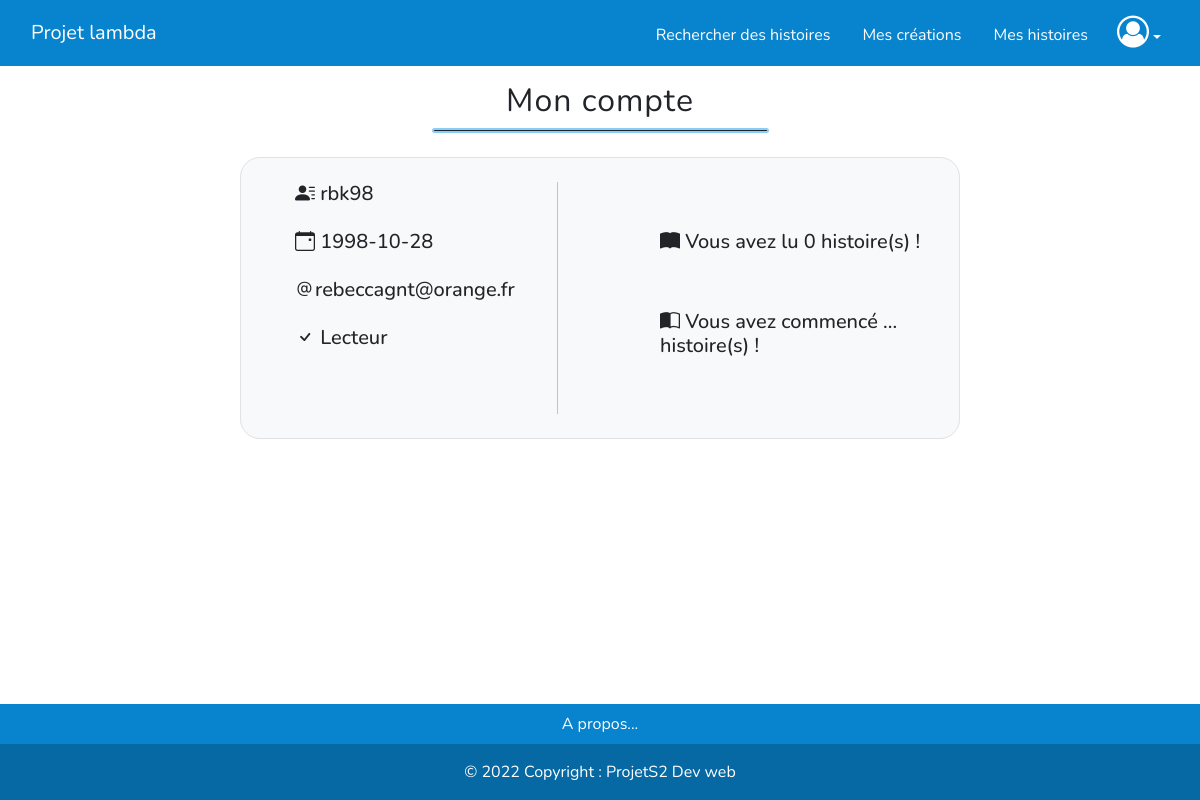
Page /index.php?action=mon-compte (signed in) on the committed database.
### tables this page shows
CREATE TABLE IF NOT EXISTS `user` (
  `id_user` int(10) NOT NULL AUTO_INCREMENT,
  `nickname` varchar(255) NOT NULL,
  `birth` date NOT NULL,
  `password` varchar(255) NOT NULL,
  `mail` varchar(255) NOT NULL,
  `role` int(5) DEFAULT '0',
  `nb_reading` int(10) DEFAULT '0',
  PRIMARY KEY (`id_user`)
);

### Controller/controller.php (called while the page is built, shortened)
<?php
require_once('Model/userModel.php');
function indexUser()
{
    $user = getUser($_SESSION['id']);
    require('view/my_account.php');
}

### Model/userModel.php (called while the page is built, shortened)
<?php
function getUser($id_user){
    $bdd = connectDb();
    $sql = "SELECT * FROM User WHERE id_user= ? LIMIT 1";
    $user = $bdd->prepare($sql);
    $user->execute([$id_user]);
    return $user->fetch();
}

### view/my_account.php (the view, shortened to what this page needs)
    <div class="container my-2">
        <h2 class="h2_title my-2">Mon compte</h2>
        <hr class="hr_content"/>
    </div>
    <div class="d-flex justify-content-center">
        <fieldset class="form bg-light p-4 my-3" style="width: 60%;">
            <div class="row">
                <div class="col-lg-5 pl-5">
                    <div class="row mb-3">
                        <h5><i class="bi bi-person-lines-fill"></i> <?= $user['nickname'] ?></h5>
                    </div>
                    <div class="row mb-3">
                        <h5><i class="bi bi-calendar-event"></i> <?= $user['birth'] ?></h5>
                    </div>
                    <div class="row mb-3">
                        <h5><i class="bi bi-at"></i><?= $user['mail'] ?></h5>
                    </div>
                    <?php if ($user['role'] == 0) { ?>
                        <div class="row mb-3">
                            <h5><i class="bi bi-check"></i> Lecteur</h5>
                        </div>
                    <?php } else if ($user['role'] == 1) { ?>
                        <div class="row mb-3">
                            <h5><i class="bi bi-check-all"></i> Admin</h5>
                        </div>
                    <?php } ?>
                </div>
                <div class="col-lg-1 d-flex">
                </div>
                <div class="col-lg-6 justify-content-center">
                    <div class="row pl-5 my-5">
                        <h5><i class="bi bi-book-fill"></i> Vous avez lu <?= $user['nb_reading'] ?> histoire(s) !</h5>
                    </div>
                    <div class="row pl-5 my-5">
                        <h5><i class="bi bi-book-half"></i> Vous avez commencé ... histoire(s) !</h5>
                    </div>
                </div>
            </div>
        </fieldset>
    </div>
<?php $content = ob_get_clean();
require('base.php'); ?>

### public/css/style.css (style rules this page uses)
body { font-family: "Nunito", sans-serif !important; }
.h2_title { text-align: center; font-weight: normal; letter-spacing: 1px; }
.hr_content { width: 30%; margin: auto; border: 2px solid lightskyblue; border-radius: 5px; opacity: initial; }
.form { border-radius: 20px; border: 1px solid rgb(226, 226, 226); }

### rows in the picture
user: nickname "rbk98", birth "1998-10-28", mail "rebeccagnt@orange.fr", nb_reading "0"
